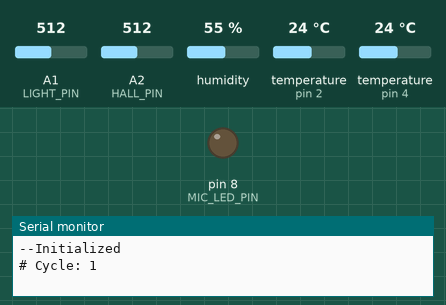
A sketch run on a simulated Arduino Nano, built with avr-gcc and run on an emulated ATmega328P. On the bench: output pins drawn as LEDs (lit = HIGH), the last lines printed to the serial monitor. The inputs (shaded band) are chosen by the test bench; at power-on: A1 (LIGHT_PIN) = 512, A2 (HALL_PIN) = 512, humidity 55 %, temperature (sensors on pin 2, pin 4) 24 °C.

Above: at 0.1 s.
At 0.9 s:
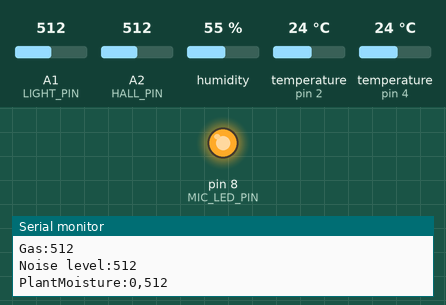
Timing chart, 0 to 2.4 s (numbered marks = the images above):
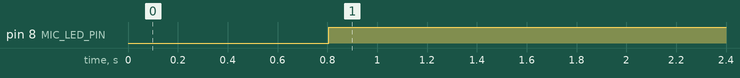

Measured:
- by itself, pin 8 (MIC_LED_PIN): LOW → HIGH at 0.81 s

The sketch:

sensorArray.ino
```cpp
// Michael Trani February 2,2023
#include "sensorArray.h"

#define timeInterval 300000 // Five min interval, 1800000 for half hour
int cycle = 1;  		// Track how many times this has run
sensorArray arrayPrime;

void setup() {
  Serial.begin(9600);
  sensors.begin();
  dht.begin();
  pinMode(MIC_LED_PIN, OUTPUT);
  Serial.println("--Initialized");
}

void loop() {
  Serial.print("# Cycle: ");
  Serial.println(cycle);
  arrayPrime.sensorRun();
  delay(timeInterval);
  ++cycle;
}
```

sensorArray.h
```cpp
#include "HardwareSerial.h"
#include "Arduino.h"
#include "waterPump.h"
#include <OneWire.h>
#include <DallasTemperature.h>
#include <DHT.h>

#define ERRORCODE -1111
#define PLANT_COUNT 5
#define DHTTYPE DHT11  //Select DHT 11 configuration

// Digital Pins
#define ONE_WIRE_BUS 2  //Dallas Temperature
#define DHT_PIN 4        //DHT sensor
#define MIC_LED_PIN 8        //Microphone's LED
// Analog Pins
#define MIC_DATA_PIN A0  //Microphone's input
#define LIGHT_PIN A1
#define HALL_PIN A2

#define Plant_0 A3
#define Plant_1 A4
#define Plant_2 A5
#define Plant_3 A6
#define Plant_4 A7


// Library builds
OneWire oneWire(ONE_WIRE_BUS);        // Establish oneWire instance
DallasTemperature sensors(&oneWire);  // Send oneWire reference to Dallas Temperature.
DHT dht(DHT_PIN, DHTTYPE);             // Establish DHT object

struct sensorArray {
  int humidVal, lightAverage, noiseLevel, hallVal, gasVal = ERRORCODE;
  float tempAvg = ERRORCODE;
  int plantMoisture[PLANT_COUNT];

  void sensorRun() {
    getTemp();
    getHumid();
    getLight();
    getHall();
    getGas();
    getNoiseLevel();
    getMoisture();
  }

  // Member function
  void getMoisture(){
    plantMoisture[0] = analogRead(Plant_0);
    plantMoisture[1] = analogRead(Plant_1);
    plantMoisture[2] = analogRead(Plant_2);
    plantMoisture[3] = analogRead(Plant_3);
    plantMoisture[4] = analogRead(Plant_4);

    for(int i=0; i < PLANT_COUNT; i++){
      Serial.print("PlantMoisture:");
      Serial.print(i);
      Serial.print(",");
      Serial.println(plantMoisture[i]);
      int waterCheck = Serial.read();
      //if(waterCheck){
        //waterPump();
      //}

    }
  }


  void getTemp() {
    float temp[2] = { -1111, -1111 };  // 0 = Dallas Temp, 1 = DHT Temp    int age;
    sensors.requestTemperatures();
    temp[0] = sensors.getTempFByIndex(0);
    temp[1] = dht.readTemperature(true);

    tempAvg = (temp[1] + temp[0]) / 2;

    Serial.print("Temperature:");
    Serial.println(tempAvg);
  }

  void getHumid() {
    humidVal = dht.readHumidity();
    Serial.print("Humidity:");
    Serial.println(humidVal);
  }

  void getLight() {
    int lightReadings[10];
    int lightMax = 0;
    int lightMin = 1024;

    for (int i = 0; i < 10; i++) {
      lightReadings[i] = analogRead(LIGHT_PIN);
      lightMax = max(lightMax, lightReadings[i]);
      lightMin = min(lightMin, lightReadings[i]);
    }

    lightAverage = (lightMax + lightMin) / 2;
    lightAverage = map(lightAverage, 0, 1023, 0, 255);
    Serial.print("Light:");
    Serial.println(lightAverage);
  }

  void getHall() {
    hallVal = analogRead(HALL_PIN);
    hallVal = map(hallVal, 0, 1023, 0, 255);
    Serial.print("Magnetic:");
    Serial.println(hallVal);
  }

  void getGas() {
    gasVal = analogRead(2);
    Serial.print("Gas:");
    Serial.println(gasVal);
  }

  void getNoiseLevel() {
    noiseLevel = analogRead(MIC_DATA_PIN);
    if (noiseLevel > 30) {
      digitalWrite(MIC_LED_PIN, HIGH);
    } else {
      digitalWrite(MIC_LED_PIN, LOW);
    }

    Serial.print("Noise level:");
    Serial.println(noiseLevel);
  }
};
```

waterPump.h
```cpp
//#include "sensorArray.h"

void waterPump(){
// check sensor calibration
// turn on relay until watering complete complete

}
```
